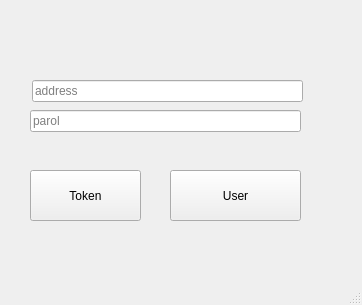
<?xml version="1.0" encoding="UTF-8"?>
<ui version="4.0">
 <class>MainWindow</class>
 <widget class="QMainWindow" name="MainWindow">
  <property name="geometry">
   <rect>
    <x>0</x>
    <y>0</y>
    <width>362</width>
    <height>305</height>
   </rect>
  </property>
  <property name="windowTitle">
   <string>MainWindow</string>
  </property>
  <widget class="QWidget" name="centralwidget">
   <widget class="QPushButton" name="pushButton">
    <property name="geometry">
     <rect>
      <x>30</x>
      <y>170</y>
      <width>111</width>
      <height>51</height>
     </rect>
    </property>
    <property name="text">
     <string>Token</string>
    </property>
   </widget>
   <widget class="QPushButton" name="pushButton_2">
    <property name="geometry">
     <rect>
      <x>170</x>
      <y>170</y>
      <width>131</width>
      <height>51</height>
     </rect>
    </property>
    <property name="text">
     <string>User</string>
    </property>
   </widget>
   <widget class="QLineEdit" name="lineEdit">
    <property name="geometry">
     <rect>
      <x>32</x>
      <y>80</y>
      <width>271</width>
      <height>22</height>
     </rect>
    </property>
    <property name="placeholderText">
     <string>address</string>
    </property>
   </widget>
   <widget class="QLineEdit" name="lineEdit_2">
    <property name="geometry">
     <rect>
      <x>30</x>
      <y>110</y>
      <width>271</width>
      <height>22</height>
     </rect>
    </property>
    <property name="placeholderText">
     <string>parol</string>
    </property>
   </widget>
  </widget>
  <widget class="QStatusBar" name="statusbar"/>
 </widget>
 <resources/>
 <connections/>
</ui>
